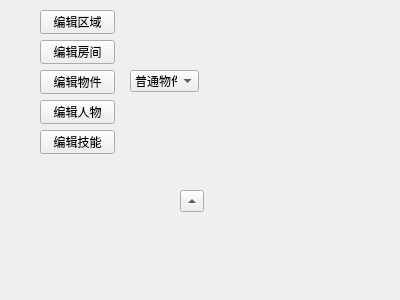
<?xml version="1.0" encoding="UTF-8"?>
<ui version="4.0">
 <class>EditorMainWnd</class>
 <widget class="QWidget" name="EditorMainWnd">
  <property name="geometry">
   <rect>
    <x>0</x>
    <y>0</y>
    <width>400</width>
    <height>300</height>
   </rect>
  </property>
  <property name="windowTitle">
   <string>Form</string>
  </property>
  <widget class="QPushButton" name="pushButton">
   <property name="geometry">
    <rect>
     <x>40</x>
     <y>10</y>
     <width>75</width>
     <height>24</height>
    </rect>
   </property>
   <property name="text">
    <string>编辑区域</string>
   </property>
  </widget>
  <widget class="QPushButton" name="pushButton_2">
   <property name="geometry">
    <rect>
     <x>40</x>
     <y>40</y>
     <width>75</width>
     <height>24</height>
    </rect>
   </property>
   <property name="text">
    <string>编辑房间</string>
   </property>
  </widget>
  <widget class="QComboBox" name="comboBox">
   <property name="geometry">
    <rect>
     <x>130</x>
     <y>70</y>
     <width>69</width>
     <height>22</height>
    </rect>
   </property>
   <item>
    <property name="text">
     <string>普通物件</string>
    </property>
   </item>
   <item>
    <property name="text">
     <string>装备</string>
    </property>
   </item>
   <item>
    <property name="text">
     <string>药品</string>
    </property>
   </item>
   <item>
    <property name="text">
     <string>食物</string>
    </property>
   </item>
  </widget>
  <widget class="QPushButton" name="pushButton_3">
   <property name="geometry">
    <rect>
     <x>40</x>
     <y>70</y>
     <width>75</width>
     <height>24</height>
    </rect>
   </property>
   <property name="text">
    <string>编辑物件</string>
   </property>
  </widget>
  <widget class="QPushButton" name="pushButton_4">
   <property name="geometry">
    <rect>
     <x>40</x>
     <y>100</y>
     <width>75</width>
     <height>24</height>
    </rect>
   </property>
   <property name="text">
    <string>编辑人物</string>
   </property>
  </widget>
  <widget class="QPushButton" name="pushButton_5">
   <property name="geometry">
    <rect>
     <x>40</x>
     <y>130</y>
     <width>75</width>
     <height>24</height>
    </rect>
   </property>
   <property name="text">
    <string>编辑技能</string>
   </property>
  </widget>
  <widget class="QToolButton" name="toolButton">
   <property name="geometry">
    <rect>
     <x>180</x>
     <y>190</y>
     <width>24</width>
     <height>22</height>
    </rect>
   </property>
   <property name="text">
    <string>...</string>
   </property>
   <property name="toolButtonStyle">
    <enum>Qt::ToolButtonIconOnly</enum>
   </property>
   <property name="arrowType">
    <enum>Qt::UpArrow</enum>
   </property>
  </widget>
 </widget>
 <resources/>
 <connections/>
</ui>
